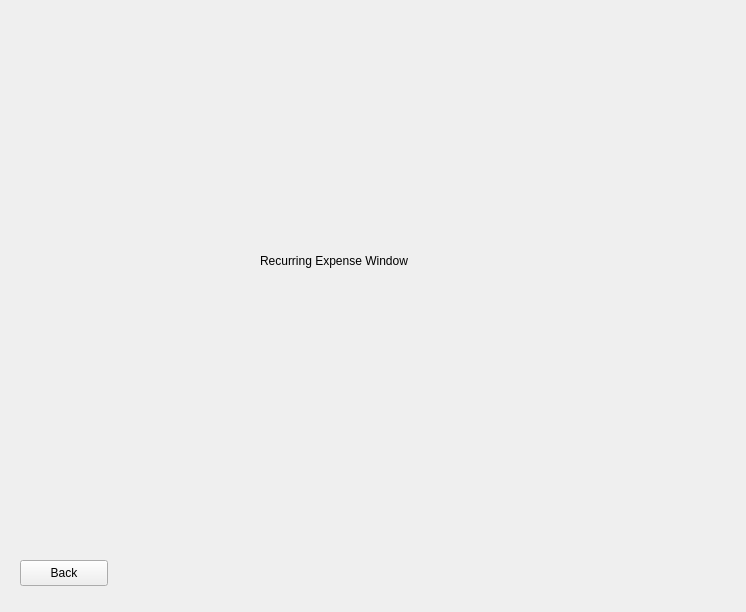
<?xml version="1.0" encoding="UTF-8"?>
<ui version="4.0">
 <class>RecurringExpenseWindow</class>
 <widget class="QWidget" name="RecurringExpenseWindow">
  <property name="geometry">
   <rect>
    <x>0</x>
    <y>0</y>
    <width>746</width>
    <height>612</height>
   </rect>
  </property>
  <property name="windowTitle">
   <string>Form</string>
  </property>
  <widget class="QPushButton" name="backBtn">
   <property name="geometry">
    <rect>
     <x>20</x>
     <y>560</y>
     <width>88</width>
     <height>26</height>
    </rect>
   </property>
   <property name="text">
    <string>Back</string>
   </property>
  </widget>
  <widget class="QLabel" name="label_3">
   <property name="geometry">
    <rect>
     <x>260</x>
     <y>240</y>
     <width>741</width>
     <height>41</height>
    </rect>
   </property>
   <property name="text">
    <string>Recurring Expense Window</string>
   </property>
  </widget>
 </widget>
 <resources/>
 <connections/>
</ui>
